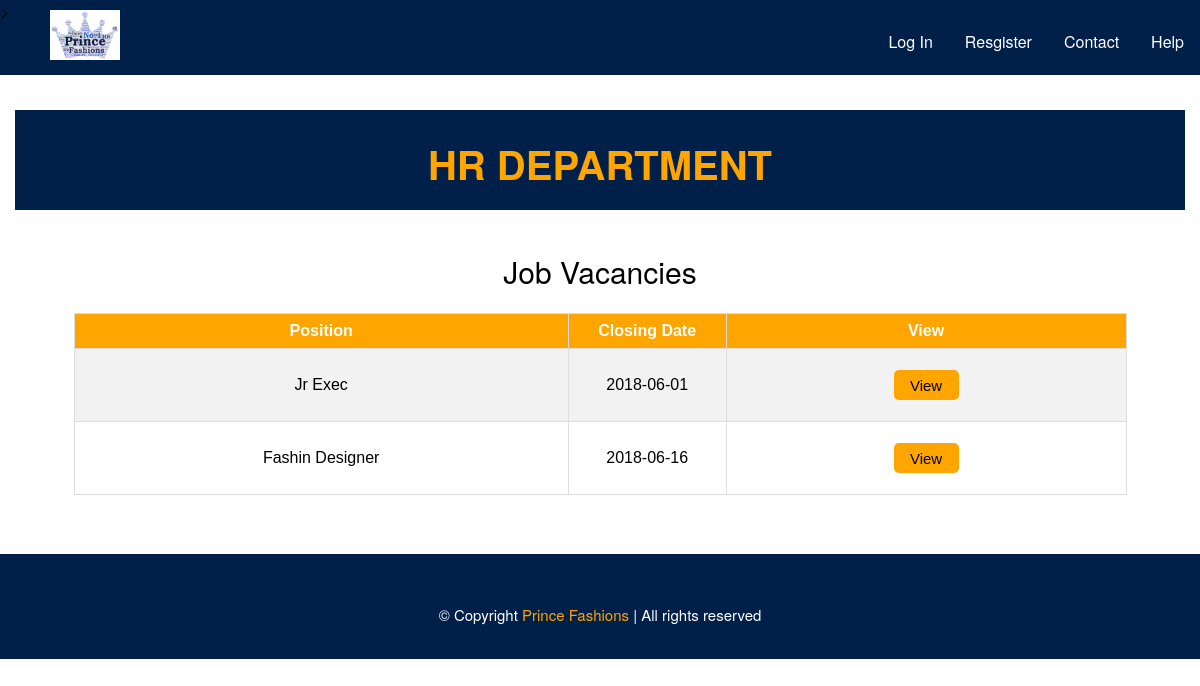
The app's page /pages/view_jobs?dept_id=2 with its own data.
### tables this page shows
CREATE TABLE `department` (
  `dept_id` varchar(3) NOT NULL,
  `department` varchar(31) NOT NULL,
  PRIMARY KEY (`dept_id`)
);

CREATE TABLE `jobs` (
  `job_id` int(11) NOT NULL AUTO_INCREMENT,
  `u_id` int(11) NOT NULL,
  `dept_id` varchar(3) NOT NULL,
  `title` varchar(256) NOT NULL,
  `position` varchar(100) NOT NULL,
  `description` varchar(1028) NOT NULL,
  `post_date` date NOT NULL,
  `closing_date` date NOT NULL,
  `img_job` varchar(10000) NOT NULL,
  PRIMARY KEY (`job_id`,`u_id`,`dept_id`),
  KEY `c_id` (`u_id`),
  KEY `dept_id` (`dept_id`),
  CONSTRAINT `jobs_ibfk_1` FOREIGN KEY (`u_id`) REFERENCES `client_department` (`u_id`),
  CONSTRAINT `jobs_ibfk_2` FOREIGN KEY (`dept_id`) REFERENCES `department` (`dept_id`)
);

### pages/view_jobs.php (the view, shortened to what this page needs)
<?php
    if (isset($_SESSION['nID'])){
        if ($_SESSION["role"] == 'user' ){
        require($_SERVER['DOCUMENT_ROOT'] . '/fashion/php/header_logged.php');}
        if ($_SESSION["role"] == 'client' ){
        require($_SERVER['DOCUMENT_ROOT'] . '/fashion/client_header.php');}
    if ($_SESSION["role"] == 'admin' ){
        require($_SERVER['DOCUMENT_ROOT'] . '/fashion/admin_header.php');
    }
}
    else{
               require($_SERVER['DOCUMENT_ROOT'] . '/fashion/header.php');
    }
    require($_SERVER['DOCUMENT_ROOT'] . '/fashion/php/dbcon.php');
    $dept_id = $_GET['dept_id'];
    $dept_sql = "SELECT department from department where dept_id=$dept_id";
    $query=mysqli_query($connection,$dept_sql);
    while($row = $query-> fetch_assoc()){
        $dept = $row['department'];
    }
    echo ' <div class="container">
    <div class="dept_heading">
        <h2 style="font-size: 40px; color: #FFA500; text-align: center; padding: 25px;text-transform: uppercase">'.$dept.' Department</h2>
    </div>
    <div class="view_jobs">
        <h1>Job Vacancies</h1>
        <table class="job">
            <tr>
                <th>Position</th>
                <th style="width: 15%;" >Closing Date</th>
                <th>View</th>
            </tr>
                                    ';
    $t_date=date("Y-m-d");
    $sql = "SELECT * FROM jobs INNER JOIN department ON jobs.dept_id=department.dept_id where jobs.dept_id = $dept_id AND closing_date>=$t_date ORDER BY jobs.closing_date";
    $result=mysqli_query($connection,$sql);
    while($row = $result -> fetch_assoc())
                {
                  echo '
                    <tr>
                        <td>'. $row["position"] .'  </td>
                        <td>'. $row["closing_date"] .'  </td>
                        <td>'. '<button  class="view_btn"><a style="text-decoration: none; color: black;" href="/fashion/pages/job_description.php?job_id='.$row["job_id"].'">View</a></button> </td>
                    </tr>
                            ' ;
                }
    echo '</table>
    </div>
</div>';
?>
<?php require($_SERVER['DOCUMENT_ROOT'] . '/fashion/footer.php');  ?>

### css/styles.css (style rules this page uses)
body { font-family: "Helvetica Neue",Helvetica,Arial,sans-serif; background:#ffffff; padding: 0; margin: 0; }
div { display: block; }
.container { padding-right: 15px; padding-left: 15px; margin-right: auto; margin-left: auto; }
.view_jobs { padding: 5%; padding-top: 20px; }
.view_jobs h1 { text-align: center; font-size: 30px; font-weight: normal; }
.job { font-family: "Trebuchet MS", Arial, Helvetica, sans-serif; border-collapse: collapse; width: 100%; }
.job td, .job th { border: 1px solid #ddd; padding: 8px; text-align: center; }
.job tr:nth-child(even) { background-color: #f2f2f2; }
.job th { padding-top: 12px; padding-bottom: 12px; text-align: center; background-color: #FFA500; color: white; }
.dept_heading { height: 100px; background-color: #00204A ; margin-top: 3%; }
.view_btn { background-color: #FFA500; display: inline-block; cursor: pointer; height: 30px; width: 65px; border-style: none; margin: 13px; border-radius: 5px; text-align: center; font-size: 15px; }
.app_tbl td, .job th { border: 1px solid #ddd; padding: 8px; text-align: center; }
.delete_client td, .job th { border: 1px solid #ddd; padding: 8px; text-align: center; }

### records on screen
department: department "HR"
jobs: position "Jr Exec", closing_date "2018-06-01"
jobs: position "Fashin Designer", closing_date "2018-06-16"
